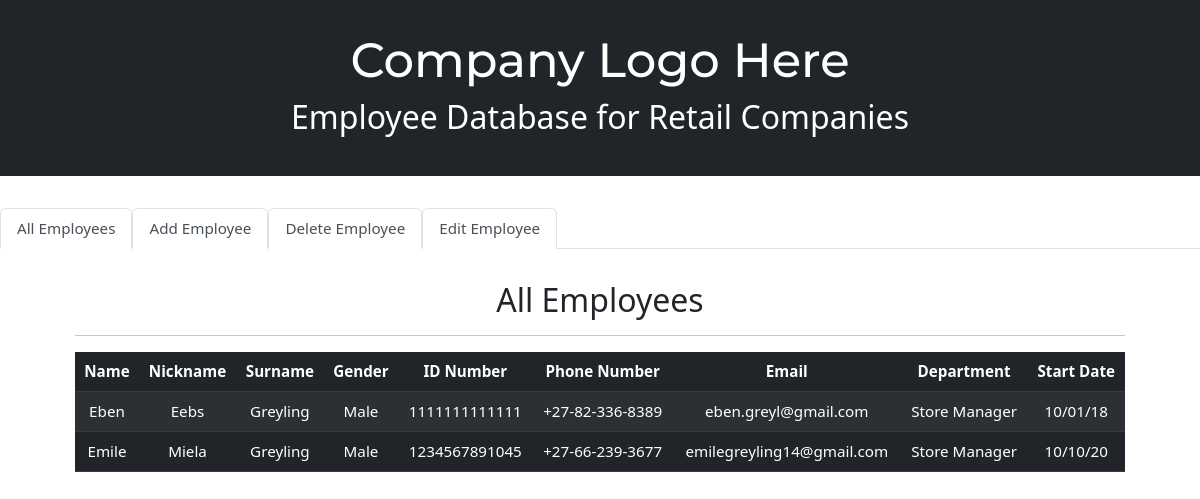
The page / on the database its author committed.
### tables this page shows
CREATE TABLE employees (
			id INTEGER,
			name TEXT,
			nickname TEXT,
			surname TEXT,
			gender TEXT,
			id_number TEXT,
			phone_number TEXT,
			mail TEXT,
			department TEXT,
			start_date TEXT,
			PRIMARY KEY(id)
			);

### app.py (the view)
@app.route("/", methods=["GET", "POST"])
def all_employees():
	employees = db.execute("SELECT * FROM employees ORDER BY name")
	return render_template("index.html", employees=employees)

### app.py (called while the page is built)
@app.after_request
def after_request(response):
	response.headers["Cache-Control"] = "no-cache, no-store, must-revalidate"
	response.headers["Expires"] = 0
	response.headers["Pragma"] = "no-cache"
	return response

### templates/index.html
{% extends "layout.html" %}

### templates/layout.html (shortened to what this page needs)
<!DOCTYPE html>
<html lang="en">
    <head>
         <link href="https://cdn.jsdelivr.net/npm/bootstrap@5.2.2/dist/css/bootstrap.min.css" rel="stylesheet">
        <link href="/static/styles.css" rel="stylesheet">
    </head>
    <body>
        <div class="header">
            <h1>Company Logo Here</h1>
            <h2>Employee Database for Retail Companies</h2>
        </div>
        <ul class="nav nav-tabs">
            <li class="nav-item">
                <a class="nav-link active" aria-current="page" href="/">All Employees</a>
            </li>
            <li class="nav-item">
                <a class="nav-link active" aria-current="page" href="/add-employee">Add Employee</a>
            </li>
            <li class="nav-item">
                <a class="nav-link active" aria-current="page" href="/delete-employee">Delete Employee</a>
            </li>
            <li class="nav-item">
                <a class="nav-link active" aria-current="page" href="/edit-employee">Edit Employee</a>
            </li>
        </ul>
        <div class="container">
            <div class="section">
            </div>
            <div class="section">
                <h2>All Employees</h2>
                <hr>
                <table class="table table-dark table-striped">
                    <thead>
                        <tr>
                            <th>Name</th>
                            <th>Nickname</th>
                            <th>Surname</th>
                            <th>Gender</th>
                            <th>ID Number</th>
                            <th>Phone Number</th>
                            <th>Email</th>
                            <th>Department</th>
                            <th>Start Date</th>
                        </tr>
                    </thead>
                    <tbody>
                        {% for employee in employees %}
                            <tr>
                                <td>{{ employee.name}}</td>
                                <td>{{ employee.nickname }}</td>
                                <td>{{ employee.surname }}</td>
                                <td>{{ employee.gender }}</td>
                                <td>{{ employee.id_number }}</td>
                                <td>{{ employee.phone_number }}</td>
                                <td>{{ employee.mail }}</td>
                                <td>{{ employee.department }}
                                <td>{{ employee.start_date}}</td>
                            </tr>
                        {% endfor %}
                    </tbody>
                </table>
            </div>
        </div>
    </body>
</html>

### static/styles.css (style rules this page uses)
body { background-color: #fff; color: #212529; font-size: .95rem; font-weight: 400; line-height: 1.5; margin: 0; text-align: left; }
.container { margin-left: auto; margin-right: auto; padding-left: 15px; padding-right: 15px; text-align: center; width: 90%; }
.header { background-color: #212529; color: #fff; margin-bottom: 2rem; padding: 2rem 1rem; text-align: center; }
.section { padding-bottom: 1rem; padding-top: 0.5rem; }
h1 { font-family: 'Montserrat', sans-serif; font-size: 48px; }

### rows shown on the page
employees: name "Eben", nickname "Eebs", surname "Greyling", gender "Male", id_number "1111111111111", phone_number "+27-82-336-8389", mail "eben.greyl@gmail.com", department "Store Manager", start_date "10/01/18"
employees: name "Emile", nickname "Miela", surname "Greyling", gender "Male", id_number "1234567891045", phone_number "+27-66-239-3677", mail "emilegreyling14@gmail.com", department "Store Manager", start_date "10/10/20"
